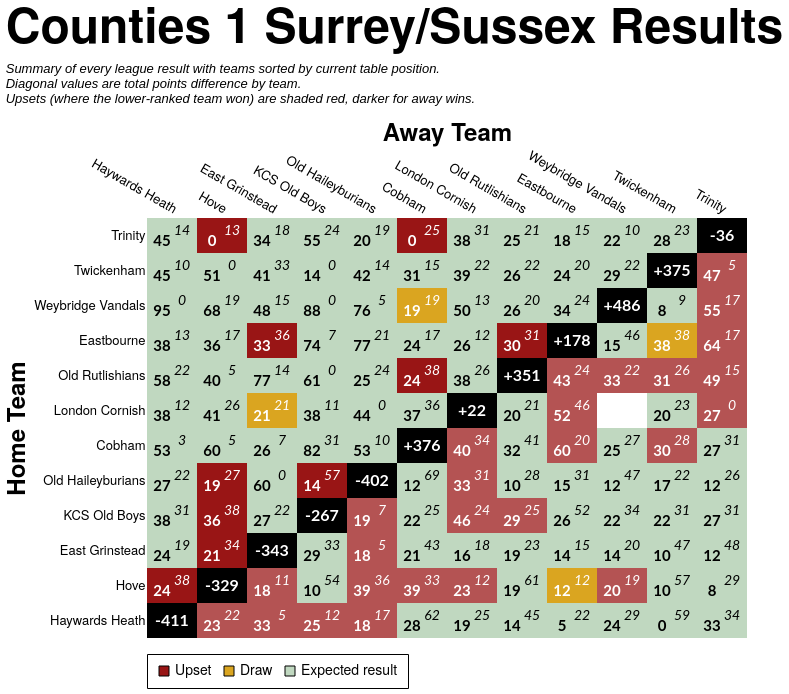

This figure's Vega-Lite source:
### Vega-Lite specification from a JSON file in a GitHub repository (floating-point values rounded to 4 significant figures; data arrays with more than 128 entries replaced by an {"elided": "..."} marker saying what was removed)
{"config": {"axis": {"labelFont": "PT Sans Narrow, Helvetica Neue, Helvetica, Arial, sans-serif", "titleFont": "PT Sans Narrow, Helvetica Neue, Helvetica, Arial, sans-serif", "labelFontSize": 13, "titleFontSize": 24, "gridColor": "#202947", "gridOpacity": 0.2, "zindex": 1}, "text": {"font": "Lato, sans-serif"}, "bar": {"cornerRadiusEnd": 5}, "header": {"labelFont": "PT Sans Narrow, Helvetica Neue, Helvetica, Arial, sans-serif", "titleFont": "PT Sans Narrow, Helvetica Neue, Helvetica, Arial, sans-serif", "labelFontSize": 24, "titleFontSize": 28, "labelFontWeight": "bold", "orient": "left"}, "legend": {"labelFont": "PT Sans Narrow, Helvetica Neue, Helvetica, Arial, sans-serif", "titleFont": "PT Sans Narrow, Helvetica Neue, Helvetica, Arial, sans-serif", "labelFontSize": 14, "titleFontSize": 16, "titlePadding": 5, "fillColor": "white", "strokeColor": "black", "padding": 10, "titleFontWeight": "lighter", "titleFontStyle": "italic", "titleColor": "gray", "offset": 10}, "title": {"font": "PT Sans Narrow, Helvetica Neue, Helvetica, Arial, sans-serif", "fontSize": 48, "fontWeight": "bold", "anchor": "start", "align": "center", "titlePadding": 20, "subtitlePadding": 10, "subtitleFontSize": 13, "subtitleColor": "", "subtitleFontStyle": "italic", "offset": 15, "color": "black"}, "axisX": {"labelAngle": 0}, "facet": {"title": null, "header": null, "align": {"row": "each", "column": "each"}, "spacing": 10}, "resolve": {"scale": {"y": "independent", "facet": "independent"}}, "background": "transparent", "scale": {"offsetBandPaddingOuter": 0.2, "offsetBandPaddingInner": 0.1}, "view": {"stroke": null, "background": "transparent"}}, "layer": [{"data": {"name": "data-8903a3f5f48bf1999c1861e2cf4e99ef"}, "mark": {"type": "rect"}, "encoding": {"color": {"field": "unexpected_result", "legend": {"labelExpr": "datum.value === 'Upset (Away Win)' ? 'Upset' : datum.value", "labelLimit": 220, "offset": 16, "orient": "bottom", "symbolStrokeColor": "black", "symbolStrokeWidth": 1, "values": ["Upset (Away Win)", "Draw", "Expected result"]}, "scale": {"domain": ["Expected result", "Upset (Home Win)", "Upset (Away Win)", "Draw", "To be played", "N/A"], "range": ["#146f1444", "#991515bb", "#991515", "goldenrod", "white", "black"]}, "title": null, "type": "nominal"}, "opacity": {"condition": {"test": "datum.home_team == param_46['home_team'] || datum.away_team == param_46['home_team'] || !isValid(param_46['home_team'])", "value": 1.0}, "value": 0.1}, "tooltip": [{"field": "home_team", "title": "Home", "type": "nominal"}, {"field": "away_team", "title": "Away", "type": "nominal"}, {"field": "home_score_text", "title": "Home Score", "type": "nominal"}, {"field": "away_score_text", "title": "Away Score", "type": "nominal"}, {"field": "result", "title": "Result", "type": "nominal"}, {"field": "unexpected_result", "title": "Unexpectedness", "type": "nominal"}, {"field": "date", "format": "%d %b %Y", "title": "Date", "type": "temporal"}], "x": {"axis": {"domain": false, "grid": false, "labelAngle": 30, "orient": "top", "ticks": false}, "field": "away_team", "sort": ["Haywards Heath", "Hove", "East Grinstead", "KCS Old Boys", "Old Haileyburians", "Cobham", "London Cornish", "Old Rutlishians", "Eastbourne", "Weybridge Vandals", "Twickenham", "Trinity"], "title": "Away Team", "type": "nominal"}, "y": {"axis": {"domain": false, "grid": false, "ticks": false}, "field": "home_team", "sort": ["Trinity", "Twickenham", "Weybridge Vandals", "Eastbourne", "Old Rutlishians", "London Cornish", "Cobham", "Old Haileyburians", "KCS Old Boys", "East Grinstead", "Hove", "Haywards Heath"], "title": "Home Team", "type": "nominal"}}, "name": "view_47"}, {"data": {"name": "data-8903a3f5f48bf1999c1861e2cf4e99ef"}, "mark": {"type": "text", "fontStyle": "italic", "size": 14, "xOffset": 10, "yOffset": -5}, "encoding": {"color": {"condition": {"test": "(datum.home_team == param_46['home_team'] || datum.away_team == param_46['home_team'] || !isValid(param_46['home_team'])) && datum.unexpected_result == 'Expected result'", "value": "black"}, "value": "white"}, "text": {"field": "away_score_text", "type": "nominal"}, "x": {"field": "away_team", "sort": ["Haywards Heath", "Hove", "East Grinstead", "KCS Old Boys", "Old Haileyburians", "Cobham", "London Cornish", "Old Rutlishians", "Eastbourne", "Weybridge Vandals", "Twickenham", "Trinity"], "type": "nominal"}, "y": {"field": "home_team", "sort": ["Trinity", "Twickenham", "Weybridge Vandals", "Eastbourne", "Old Rutlishians", "London Cornish", "Cobham", "Old Haileyburians", "KCS Old Boys", "East Grinstead", "Hove", "Haywards Heath"], "type": "nominal"}}, "transform": [{"filter": "datum.away_score_text != '' && datum.away_score_text != 'WO'"}]}, {"data": {"name": "data-8903a3f5f48bf1999c1861e2cf4e99ef"}, "mark": {"type": "text", "size": 12, "xOffset": 10, "yOffset": -5}, "encoding": {"color": {"condition": {"test": "(datum.home_team == param_46['home_team'] || datum.away_team == param_46['home_team'] || !isValid(param_46['home_team'])) && datum.unexpected_result == 'Expected result'", "value": "black"}, "value": "white"}, "text": {"field": "away_score_text", "type": "nominal"}, "x": {"field": "away_team", "sort": ["Haywards Heath", "Hove", "East Grinstead", "KCS Old Boys", "Old Haileyburians", "Cobham", "London Cornish", "Old Rutlishians", "Eastbourne", "Weybridge Vandals", "Twickenham", "Trinity"], "type": "nominal"}, "y": {"field": "home_team", "sort": ["Trinity", "Twickenham", "Weybridge Vandals", "Eastbourne", "Old Rutlishians", "London Cornish", "Cobham", "Old Haileyburians", "KCS Old Boys", "East Grinstead", "Hove", "Haywards Heath"], "type": "nominal"}}, "transform": [{"filter": "datum.away_score_text == 'WO'"}]}, {"data": {"name": "data-8903a3f5f48bf1999c1861e2cf4e99ef"}, "mark": {"type": "text", "fontWeight": "bold", "size": 15, "xOffset": -10, "yOffset": 5}, "encoding": {"color": {"condition": {"test": "(datum.home_team == param_46['home_team'] || datum.away_team == param_46['home_team'] || !isValid(param_46['home_team'])) && datum.unexpected_result == 'Expected result'", "value": "black"}, "value": "white"}, "text": {"field": "home_score_text", "type": "nominal"}, "x": {"field": "away_team", "sort": ["Haywards Heath", "Hove", "East Grinstead", "KCS Old Boys", "Old Haileyburians", "Cobham", "London Cornish", "Old Rutlishians", "Eastbourne", "Weybridge Vandals", "Twickenham", "Trinity"], "type": "nominal"}, "y": {"field": "home_team", "sort": ["Trinity", "Twickenham", "Weybridge Vandals", "Eastbourne", "Old Rutlishians", "London Cornish", "Cobham", "Old Haileyburians", "KCS Old Boys", "East Grinstead", "Hove", "Haywards Heath"], "type": "nominal"}}, "transform": [{"filter": "datum.home_score_text != '' && datum.home_score_text != 'WO'"}]}, {"data": {"name": "data-8903a3f5f48bf1999c1861e2cf4e99ef"}, "mark": {"type": "text", "size": 12, "xOffset": -10, "yOffset": 5}, "encoding": {"color": {"condition": {"test": "(datum.home_team == param_46['home_team'] || datum.away_team == param_46['home_team'] || !isValid(param_46['home_team'])) && datum.unexpected_result == 'Expected result'", "value": "black"}, "value": "white"}, "text": {"field": "home_score_text", "type": "nominal"}, "x": {"field": "away_team", "sort": ["Haywards Heath", "Hove", "East Grinstead", "KCS Old Boys", "Old Haileyburians", "Cobham", "London Cornish", "Old Rutlishians", "Eastbourne", "Weybridge Vandals", "Twickenham", "Trinity"], "type": "nominal"}, "y": {"field": "home_team", "sort": ["Trinity", "Twickenham", "Weybridge Vandals", "Eastbourne", "Old Rutlishians", "London Cornish", "Cobham", "Old Haileyburians", "KCS Old Boys", "East Grinstead", "Hove", "Haywards Heath"], "type": "nominal"}}, "transform": [{"filter": "datum.home_score_text == 'WO'"}]}, {"data": {"name": "data-298f032328f06be4a9a118fb6a8ecd0a"}, "mark": {"type": "text", "color": "white", "fontWeight": "bold", "size": 16}, "encoding": {"text": {"field": "display_text", "type": "nominal"}, "tooltip": [{"field": "home_team", "title": "Team", "type": "nominal"}, {"field": "display_text", "title": "Points Difference", "type": "nominal"}], "x": {"field": "away_team", "sort": ["Haywards Heath", "Hove", "East Grinstead", "KCS Old Boys", "Old Haileyburians", "Cobham", "London Cornish", "Old Rutlishians", "Eastbourne", "Weybridge Vandals", "Twickenham", "Trinity"], "type": "nominal"}, "y": {"field": "home_team", "sort": ["Trinity", "Twickenham", "Weybridge Vandals", "Eastbourne", "Old Rutlishians", "London Cornish", "Cobham", "Old Haileyburians", "KCS Old Boys", "East Grinstead", "Hove", "Haywards Heath"], "type": "nominal"}}}], "height": {"step": 35}, "params": [{"name": "param_46", "select": {"type": "point", "clear": "dblclick", "fields": ["home_team"], "on": "click"}, "value": null, "views": ["view_47"]}], "title": {"text": "Counties 1 Surrey/Sussex Results", "subtitle": ["Summary of every league result with teams sorted by current table position.", "Diagonal values are total points difference by team.", "Upsets (where the lower-ranked team won) are shaded red, darker for away wins."]}, "width": {"step": 50}, "$schema": "https://vega.github.io/schema/vega-lite/v5.20.1.json", "datasets": {"data-8903a3f5f48bf1999c1861e2cf4e99ef": {"elided": "144 records"}, "data-298f032328f06be4a9a118fb6a8ecd0a": [{"home_team": "Cobham", "away_team": "Cobham", "match_id": null, "date": "", "home_score": null, "away_score": null, "home_walkover": null, "away_walkover": null, "result": "N/A", "home_score_text": "", "away_score_text": "", "wo_result": "", "score_text": "", "display_text": "+376", "is_diagonal": true, "result_simple": "N/A", "unexpected_result": "N/A", "unexpected_opacity": 1.0}, {"home_team": "East Grinstead", "away_team": "East Grinstead", "match_id": null, "date": "", "home_score": null, "away_score": null, "home_walkover": null, "away_walkover": null, "result": "N/A", "home_score_text": "", "away_score_text": "", "wo_result": "", "score_text": "", "display_text": "-343", "is_diagonal": true, "result_simple": "N/A", "unexpected_result": "N/A", "unexpected_opacity": 1.0}, {"home_team": "Eastbourne", "away_team": "Eastbourne", "match_id": null, "date": "", "home_score": null, "away_score": null, "home_walkover": null, "away_walkover": null, "result": "N/A", "home_score_text": "", "away_score_text": "", "wo_result": "", "score_text": "", "display_text": "+178", "is_diagonal": true, "result_simple": "N/A", "unexpected_result": "N/A", "unexpected_opacity": 1.0}, {"home_team": "Haywards Heath", "away_team": "Haywards Heath", "match_id": null, "date": "", "home_score": null, "away_score": null, "home_walkover": null, "away_walkover": null, "result": "N/A", "home_score_text": "", "away_score_text": "", "wo_result": "", "score_text": "", "display_text": "-411", "is_diagonal": true, "result_simple": "N/A", "unexpected_result": "N/A", "unexpected_opacity": 1.0}, {"home_team": "Hove", "away_team": "Hove", "match_id": null, "date": "", "home_score": null, "away_score": null, "home_walkover": null, "away_walkover": null, "result": "N/A", "home_score_text": "", "away_score_text": "", "wo_result": "", "score_text": "", "display_text": "-329", "is_diagonal": true, "result_simple": "N/A", "unexpected_result": "N/A", "unexpected_opacity": 1.0}, {"home_team": "KCS Old Boys", "away_team": "KCS Old Boys", "match_id": null, "date": "", "home_score": null, "away_score": null, "home_walkover": null, "away_walkover": null, "result": "N/A", "home_score_text": "", "away_score_text": "", "wo_result": "", "score_text": "", "display_text": "-267", "is_diagonal": true, "result_simple": "N/A", "unexpected_result": "N/A", "unexpected_opacity": 1.0}, {"home_team": "London Cornish", "away_team": "London Cornish", "match_id": null, "date": "", "home_score": null, "away_score": null, "home_walkover": null, "away_walkover": null, "result": "N/A", "home_score_text": "", "away_score_text": "", "wo_result": "", "score_text": "", "display_text": "+22", "is_diagonal": true, "result_simple": "N/A", "unexpected_result": "N/A", "unexpected_opacity": 1.0}, {"home_team": "Old Haileyburians", "away_team": "Old Haileyburians", "match_id": null, "date": "", "home_score": null, "away_score": null, "home_walkover": null, "away_walkover": null, "result": "N/A", "home_score_text": "", "away_score_text": "", "wo_result": "", "score_text": "", "display_text": "-402", "is_diagonal": true, "result_simple": "N/A", "unexpected_result": "N/A", "unexpected_opacity": 1.0}, {"home_team": "Old Rutlishians", "away_team": "Old Rutlishians", "match_id": null, "date": "", "home_score": null, "away_score": null, "home_walkover": null, "away_walkover": null, "result": "N/A", "home_score_text": "", "away_score_text": "", "wo_result": "", "score_text": "", "display_text": "+351", "is_diagonal": true, "result_simple": "N/A", "unexpected_result": "N/A", "unexpected_opacity": 1.0}, {"home_team": "Trinity", "away_team": "Trinity", "match_id": null, "date": "", "home_score": null, "away_score": null, "home_walkover": null, "away_walkover": null, "result": "N/A", "home_score_text": "", "away_score_text": "", "wo_result": "", "score_text": "", "display_text": "-36", "is_diagonal": true, "result_simple": "N/A", "unexpected_result": "N/A", "unexpected_opacity": 1.0}, {"home_team": "Twickenham", "away_team": "Twickenham", "match_id": null, "date": "", "home_score": null, "away_score": null, "home_walkover": null, "away_walkover": null, "result": "N/A", "home_score_text": "", "away_score_text": "", "wo_result": "", "score_text": "", "display_text": "+375", "is_diagonal": true, "result_simple": "N/A", "unexpected_result": "N/A", "unexpected_opacity": 1.0}, {"home_team": "Weybridge Vandals", "away_team": "Weybridge Vandals", "match_id": null, "date": "", "home_score": null, "away_score": null, "home_walkover": null, "away_walkover": null, "result": "N/A", "home_score_text": "", "away_score_text": "", "wo_result": "", "score_text": "", "display_text": "+486", "is_diagonal": true, "result_simple": "N/A", "unexpected_result": "N/A", "unexpected_opacity": 1.0}]}}
